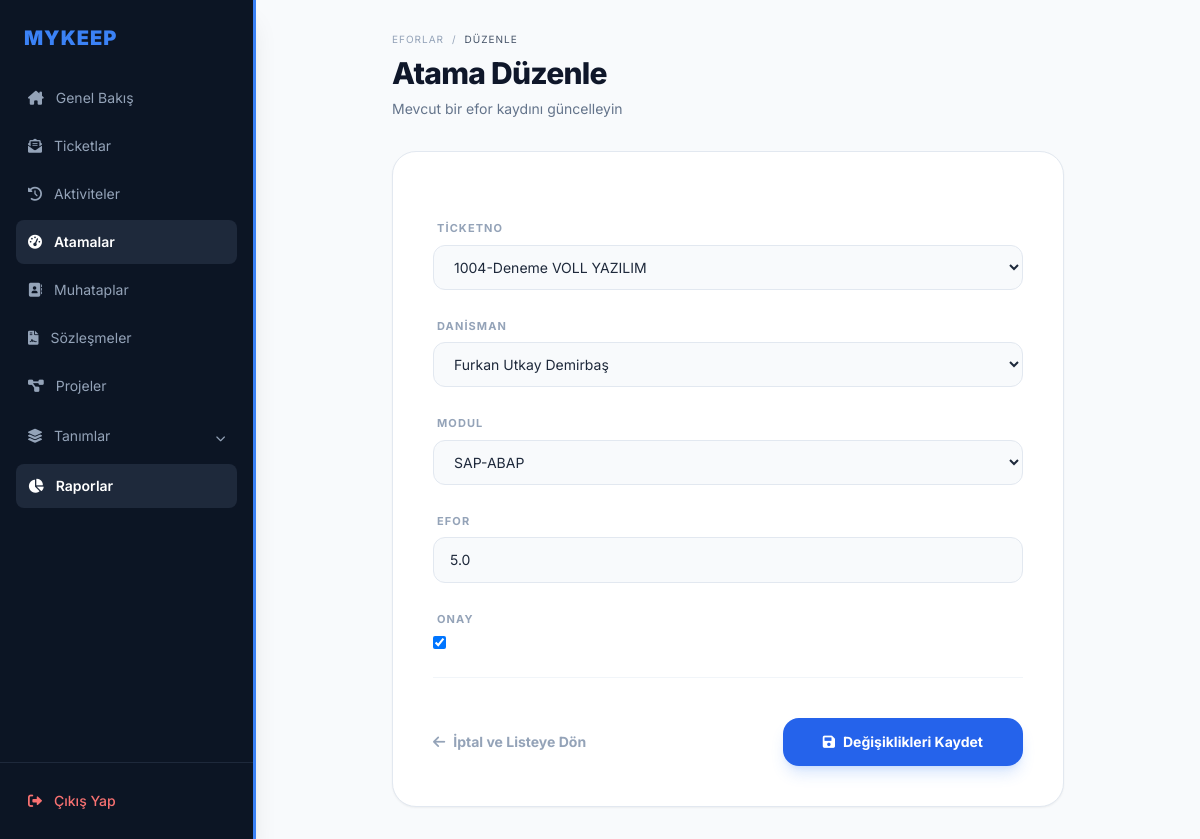
The page /eforlar/duzenle/10/ (signed in) on the database as committed earlier.
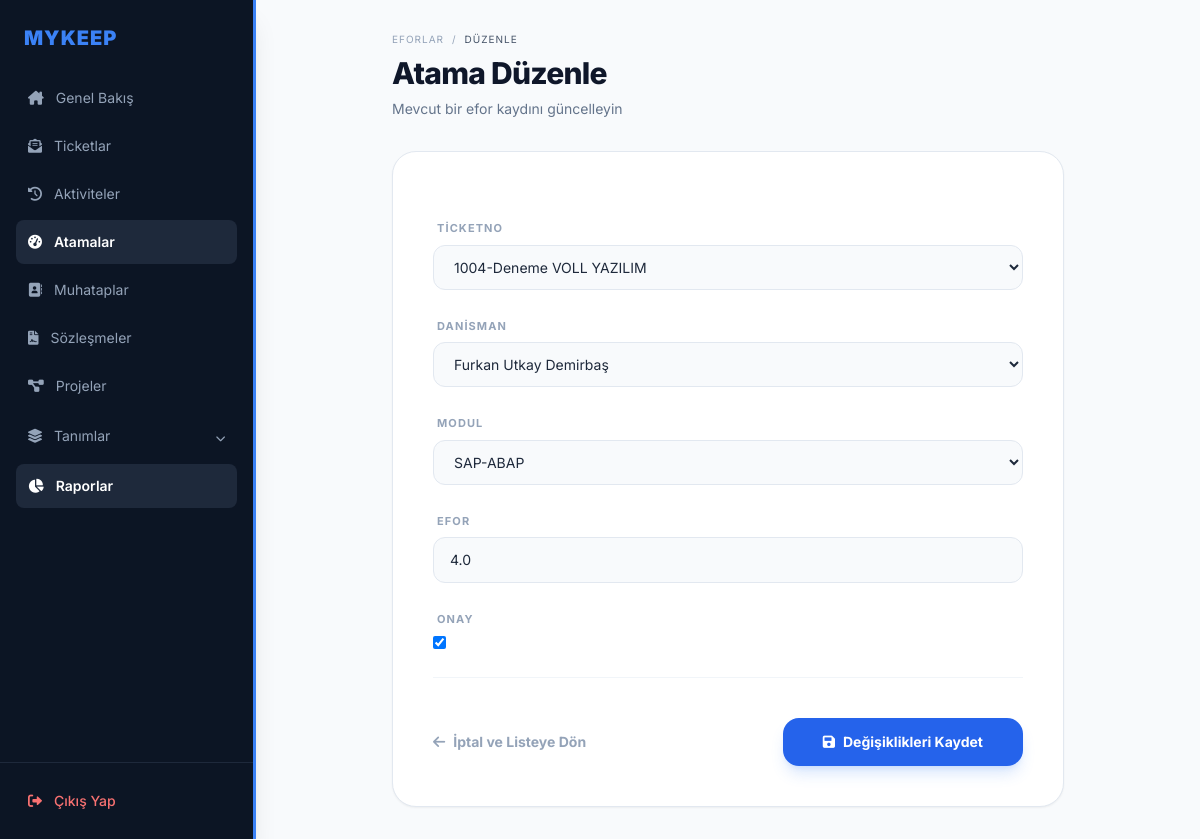
The same page on the database as committed later.
### ticket/models.py (models this page shows)
class atama (models.Model):
    danisman = models.ForeignKey("modul.danisman", to_field="username", on_delete=models.CASCADE, null=True)
    modul = models.ForeignKey("modul.bolum", to_field="kod", on_delete=models.CASCADE, null=True)
    ticketno = models.ForeignKey("ticket", to_field="ticketno" , on_delete=models.CASCADE, null=True)
    efor = models.FloatField(null=True, blank=True)
    onay = models.BooleanField(default=False)

### ticket/views.py (the view)
# urls.py: path('eforlar/duzenle/<int:pk>/', ticket_views.efor_duzenle, name='efor_duzenle'),
def efor_duzenle(request, pk):
    kayit = get_object_or_404(atama, pk=pk)
    if request.method == "POST":
        form = AtamaForm(request.POST, instance=kayit)
        if form.is_valid():
            form.save()
            return redirect("efor_listesi")
    else:
        form = AtamaForm(instance=kayit)
    return render(request, "atama_duzenle.html", {"form": form, "kayit": kayit})

### ticket/forms.py
class AtamaForm(forms.ModelForm):
    class Meta:
        model = atama
        fields = ['ticketno', 'danisman', 'modul', 'efor', 'onay']
    def __init__(self, *args, **kwargs):
        super().__init__(*args, **kwargs)
        for field_name, field in self.fields.items():
            if field_name != 'onay':
                field.widget.attrs['class'] = (
                    'w-full bg-slate-50 border border-slate-200 rounded-xl px-4 py-3 text-sm '
                    'focus:bg-white focus:ring-4 focus:ring-blue-500/10 focus:border-blue-500 '
                    'outline-none transition-all cursor-pointer select-none'
                )

### modul/models.py (called while the page is built)
    def __str__(self):
        return f"{self.program}-{self.isim}"

    def __str__(self):
        return f"{self.isim}"

### muhatap/models.py (called while the page is built)
    def __str__(self):
        return f"{self.unvan}   "

### ticket/models.py (called while the page is built)
    def __str__(self):
        return f" {self.ticketno}-{self.konu} {self.unvan}"

### templates/atama_duzenle.html (shortened to what this page needs)
{% extends 'base.html' %}
{% block content %}
<div class="max-w-2xl mx-auto">
    <div class="flex items-end justify-between mb-8">
        <div>
            <nav class="flex text-[10px] text-slate-400 uppercase tracking-widest mb-2 space-x-2">
                <a href="{% url 'efor_listesi' %}" class="hover:text-blue-600">Eforlar</a>
                <span>/</span>
                <span class="text-slate-600">Düzenle</span>
            </nav>
            <h1 class="text-3xl font-extrabold text-slate-900 tracking-tight">Atama Düzenle</h1>
            <p class="text-sm text-slate-500 mt-2">Mevcut bir efor kaydını güncelleyin</p>
        </div>
    </div>
    <div class="bg-white border border-slate-200 rounded-3xl shadow-sm overflow-hidden">
        <form method="post" class="p-10 space-y-7">
            <div class="grid grid-cols-1 gap-y-7">
                {% for field in form %}
                <div class="group">
                    <label class="block text-[11px] font-bold text-slate-400 uppercase tracking-widest mb-2 px-1 transition-colors group-focus-within:text-blue-600">
                        {{ field.label }}
                    </label>
                    <div class="relative flex items-center">
                        {{ field }}
                    </div>
                </div>
                {% endfor %}
            </div>
            <div class="flex items-center justify-between pt-10 border-t border-slate-100 mt-4">
                <a href="{% url 'efor_listesi' %}" class="text-sm font-bold text-slate-400 hover:text-slate-600 transition flex items-center">
                    <i class="fa-solid fa-arrow-left mr-2"></i> İptal ve Listeye Dön
                </a>
                <button type="submit" class="bg-blue-600 hover:bg-blue-700 text-white px-10 py-3.5 rounded-2xl font-bold text-sm shadow-lg shadow-blue-500/20 transition-all active:scale-95 flex items-center">
                    <i class="fa-solid fa-floppy-disk mr-2"></i> Değişiklikleri Kaydet
                </button>
            </div>
        </form>
    </div>
</div>
{% endblock %}

Rows that differ between the two databases and show on the page:
changed atama "Furkan Utkay Demirbaş": efor "5.0" → "4.0"
